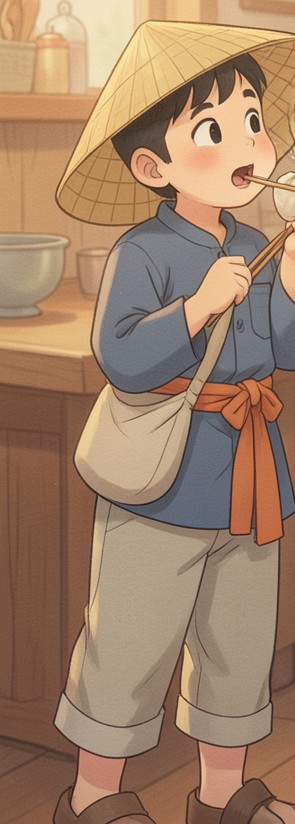
#> input picture tools/episode_maker/gpu/inputs/charsheets-v45/refs/boy_a.jpg, 295 x 824 px
$ python -i clips.py   (imports and definitions only)
#> lines starting #> are read from the running program, lines starting #| are printed output that depends on the picture; after the words box and inside, x2 and y2 are one past the last pixel; in counts of white or black regions, pixels touching at a corner belong together
### tools/episode_maker/paper/core.py
"""Paper-cut animation toolkit (PIL + numpy + OpenCV): paper textures, cut-paper sprites with
white edges and drop shadows, easing, text, a supersampled drawing canvas and an ffmpeg writer.
Everything is procedural: no sampled art, no licensed assets."""
import math, os, subprocess
import numpy as np, cv2
from PIL import Image, ImageDraw, ImageFilter, ImageFont, ImageChops, ImageOps

W, H = 1080, 1920
HERE = os.path.dirname(os.path.abspath(__file__))
ROOT = os.path.dirname(HERE)            # tools/episode_maker

PAL = dict(yellow=(236, 198, 106), cream=(255, 250, 240), orange=(217, 72, 15), peach=(255, 227, 184),
           brown=(59, 42, 26), skin=(250, 208, 178), sepia=(150, 104, 60), vermilion=(196, 44, 28),
           ink=(48, 36, 28), paper=(244, 228, 196), gold=(240, 176, 48), white=(255, 252, 244),
           sky=(150, 190, 200), wash=(120, 110, 96), bamboo=(214, 170, 96))

F_BLACK = "/usr/share/fonts/opentype/inter/Inter-Black.otf"
F_XBOLD = "/usr/share/fonts/opentype/inter/Inter-ExtraBold.otf"
F_BOLD = "/usr/share/fonts/opentype/inter/Inter-Bold.otf"
F_SERIF = "/usr/share/fonts/truetype/freefont/FreeSerifBold.ttf"
F_SERIF_I = "/usr/share/fonts/truetype/freefont/FreeSerifBoldItalic.ttf"
F_HAND = "/usr/share/fonts/truetype/crosextra/Caladea-BoldItalic.ttf"
F_HAND2 = "/usr/share/fonts/truetype/crosextra/Caladea-Italic.ttf"
_fc = {}


# [5 lines left out: function font, not called in this run]


# ------------------------------------------------------------------ easing
def c01(x):
    return min(max(x, 0.0), 1.0)


def smooth(x):
    x = c01(x)
    return x * x * (3 - 2 * x)


def out_cubic(x):
    x = c01(x)
    return 1 - (1 - x) ** 3


def in_cubic(x):
    return c01(x) ** 3


# [19 lines left out: functions out_back, out_bounce, not called in this run]


def lerp(a, b, t):
    return a + (b - a) * t


def seg(t, t0, t1):
    """0..1 progress of t inside [t0, t1]."""
    return c01((t - t0) / max(t1 - t0, 1e-6))


def step_t(t, fps):
    """Quantize time to a stepped (stop-motion) frame rate."""
    return math.floor(t * fps + 1e-6) / fps


# [7 lines left out: function hrand, not called in this run]


# ------------------------------------------------------------------ canvas
class Cv:
    """Supersampled RGBA drawing canvas; coordinates are in output pixels."""

    # [4 lines left out: function __init__, not called in this run]

    def _p(self, pts):
        return [(x * self.ss, y * self.ss) for x, y in pts]

    def _b(self, box):
        return [v * self.ss for v in box]

    # [4 lines left out: function poly, not called in this run]

    def ell(self, box, fill=None, outline=None, width=0):
        self.d.ellipse(self._b(box), fill=fill, outline=outline, width=int(width * self.ss))

    def rrect(self, box, r, fill=None, outline=None, width=0):
        self.d.rounded_rectangle(self._b(box), radius=r * self.ss, fill=fill, outline=outline, width=int(width * self.ss))

    # [7 lines left out: function line, not called in this run]

    def arc(self, box, a0, a1, fill, width):
        self.d.arc(self._b(box), a0, a1, fill=fill, width=max(1, int(width * self.ss)))

    def text(self, xy, s, fnt, fill, anchor="la", stroke=0, stroke_fill=None):
        self.d.text((xy[0] * self.ss, xy[1] * self.ss), s, font=fnt, fill=fill, anchor=anchor,
                    stroke_width=int(stroke * self.ss), stroke_fill=stroke_fill)

    def out(self, scale=1):
        size = (int(self.w * scale), int(self.h * scale))
        return self.im.resize(size, Image.LANCZOS) if size != self.im.size else self.im


# [7 lines left out: function bez, not called in this run]


def catmull(pts, n=12):
    """Smooth curve through points (Catmull-Rom)."""
    P = [pts[0]] + list(pts) + [pts[-1]]
    out = []
    for i in range(1, len(P) - 2):
        p0, p1, p2, p3 = P[i - 1], P[i], P[i + 1], P[i + 2]
        for k in range(n):
            t = k / n
            t2, t3 = t * t, t * t * t
            out.append(tuple(0.5 * ((2 * p1[j]) + (-p0[j] + p2[j]) * t + (2 * p0[j] - 5 * p1[j] + 4 * p2[j] - p3[j]) * t2 +
                                    (-p0[j] + 3 * p1[j] - 3 * p2[j] + p3[j]) * t3) for j in range(2)))
    out.append(tuple(pts[-1]))
    return out


# ------------------------------------------------------------------ textures
_tex = {}


# [40 lines left out: functions noise_field, paper_tex, paper_bg, not called in this run]


def to_rgba(im):
    return im if im.mode == "RGBA" else im.convert("RGBA")


# [10 lines left out: function tint, not called in this run]


SEPIA = dict(dark=(46, 30, 20), mid=(150, 104, 62), light=(250, 236, 204))


def sepia(im, amt=1.0):
    return tint(im, SEPIA["dark"], SEPIA["light"], SEPIA["mid"], amt)


# [81 lines left out: functions rough_edges, finish, blit, shadow_ellipse, not called in this run]


def grade_frame(img, mul=(1, 1, 1), add=(0, 0, 0)):
    a = np.asarray(img, np.float32) * np.array(mul, np.float32) + np.array(add, np.float32)
    return Image.fromarray(np.clip(a, 0, 255).astype(np.uint8))


# [29 lines left out: functions final_grain, text_sprite, wrap, not called in this run]


# ------------------------------------------------------------------ video out
class Writer:
    # [5 lines left out: function __init__, not called in this run]

    def write(self, img):
        self.p.stdin.write(img.convert("RGB").tobytes())

    def close(self):
        self.p.stdin.close(); self.p.wait()

### tools/episode_maker/paper/clips.py
"""The CODE clips of Episode 1 V4 (paper-cut legend, ink-wash map, journal, title...). Each Clip renders PIL RGB frames."""
import math, os
import numpy as np
from PIL import Image, ImageDraw, ImageFilter, ImageOps
from .core import *
from .shapes import *
from .worlds import *

FPS = 30


class Clip:
    name, dur, step = "clip", 3.0, None

    def frame(self, t, ts):
        raise NotImplementedError

    smooth_until = 0.0
    # --- horizontal 16:9 version (render_clip(..., orient="landscape")) ---
    # Default: the finished 1080x1920 frame is re-composed into 1920x1080: the sharp portrait frame (fitted to the height, or zoomed by
    # land_zoom and cropped around land_focus(t)) stands on a blurred, darkened, widened copy of itself. A clip that has its own wide
    # layout overrides frame_land(t, ts) and returns a 1920x1080 PIL image (or None to use the default).
    land_zoom = 1.0

    def land_focus(self, t):
        return 0.5

    def frame_land(self, t, ts):
        return None

    def cacheable(self, t):
        return self.step is not None and t >= self.smooth_until

    def tstep(self, t):
        return t if (not self.step or t < self.smooth_until) else step_t(t, self.step)


LW, LH = 1920, 1080
_land_cache = {}


def land_compose(img, zoom=1.0, focus=0.5):
    """Portrait frame (W x H) -> landscape frame (1920 x 1080): the sharp frame as a center column; the sides continue its backdrop
    (the frame's own left/right edge columns, stretched sideways and softened, so sky/paper/desk colors carry on) with a soft shadow."""
    key = (zoom,)
    if key not in _land_cache:
        fw = int(round(W * LH / H * zoom))                      # fitted column: full height at zoom 1, wider and cropped above
        m = Image.new("L", (LW, LH), 0)
        ImageDraw.Draw(m).rectangle(((LW - fw) // 2, 0, (LW + fw) // 2, LH), fill=255)
        glow = m.filter(ImageFilter.GaussianBlur(30)).point(lambda v: int(v * 0.40))
        yy = np.linspace(0, 1, LW)[None, :]
        edge = np.clip(np.abs(yy - 0.5) * 2, 0, 1) ** 2.2         # darker toward the outer edges
        _land_cache[key] = (fw, glow, (1 - 0.16 * edge)[..., None].astype(np.float32))
    fw, glow, fall = _land_cache[key]
    fg = img.resize((fw, int(round(H * fw / W))), Image.LANCZOS)
    y0 = int(round((fg.height - LH) * min(max(focus, 0.0), 1.0))) if fg.height > LH else 0
    fg = fg.crop((0, y0, fw, y0 + min(LH, fg.height)))
    side = (LW - fw) // 2
    # backdrop: the same frame scaled to cover the wide screen, heavily blurred and darkened (clean "blur fill", no streaks)
    sc = LW / W
    cov = img.resize((LW, int(H * sc * 0.5)), Image.BILINEAR)           # cheap: half-height copy, enough for a blurred fill
    cy0 = int((cov.height - LH * 0.5) * min(max(focus, 0.0), 1.0)) if cov.height > LH * 0.5 else 0
    cov = cov.crop((0, cy0, LW, cy0 + int(LH * 0.5))).filter(ImageFilter.GaussianBlur(14)).resize((LW, LH), Image.BICUBIC)
    bg = Image.fromarray(np.clip(np.asarray(cov, np.float32) * fall * 0.82, 0, 255).astype(np.uint8))
    bg.paste(Image.new("RGB", bg.size, (46, 32, 22)), (0, 0), glow)
    bg.paste(fg, (side, 0))
    return final_grain(bg, 0.03)


# [30 lines left out: function render_clip, not called in this run]


# ------------------------------------------------------------------ view helper (world 1080x1920 -> screen)
class View:
    def __init__(self, cx=540, cy=960, s=1.0):
        self.cx, self.cy, self.s = cx, cy, s

    def pt(self, x, y):
        return ((x - self.cx) * self.s + W / 2, (y - self.cy) * self.s + H / 2)

    # [7 lines left out: function bg, not called in this run]


def route_points():
    pts = [(120, 360), (330, 440), (560, 470), (800, 520), (930, 650), (820, 780), (560, 830), (330, 870), (200, 990), (330, 1100),
           (560, 1140), (780, 1170), (880, 1290), (780, 1400), (640, 1470), (560, 1580), (620, 1650)]
    return catmull(pts, 16)


class Route:
    def __init__(self):
        self.p = route_points()
        d = [0.0]
        for a, b in zip(self.p, self.p[1:]):
            d.append(d[-1] + math.hypot(b[0] - a[0], b[1] - a[1]))
        self.d = np.array(d)
        self.L = d[-1]

    # [7 lines left out: function at, not called in this run]


ROUTE = Route()


# [52 lines left out: functions draw_route, cam_sprite, draw_camel, not called in this run]


class C03(Clip):
    name, dur, step = "C03", 4.5, 8
    N = 4
    smooth_until = 0.58

    # [47 lines left out: functions frame, _map, not called in this run]

    def map_frame(self, ts):
        return self._map(ts)

    # [59 lines left out: functions unroll, opening, journal_open_sprite, not called in this run]


# ------------------------------------------------------------------ C04: Qinglong port
class C04(Clip):
    name, dur, step = "C04", 4.5, 8

    # [77 lines left out: functions frame, tag_sprite, not called in this run]

>>> import cv2
>>> picture = cv2.imread('../gpu/inputs/charsheets-v45/refs/boy_a.jpg', cv2.IMREAD_GRAYSCALE)
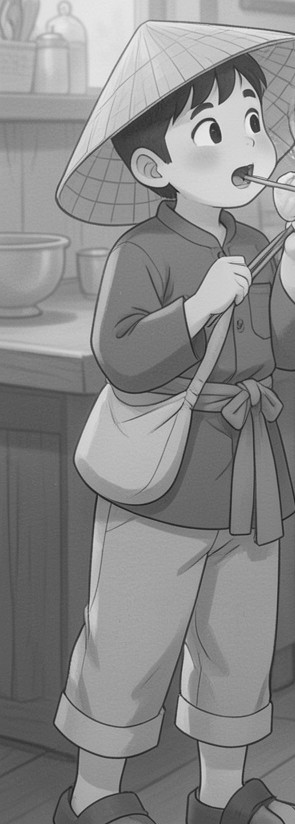
#> picture: shape (824, 295); min 27, max 248, mean 136.8
>>> result = land_compose(picture)
#> in land_compose, `m = Image.new("L", (LW, LH), 0)`: m: PIL image 1920x1080 L; every value is 0
#> in land_compose, `ImageDraw.Draw(m).rectangle(((LW - fw) // 2, 0, (LW + fw) // 2, LH), f..`:
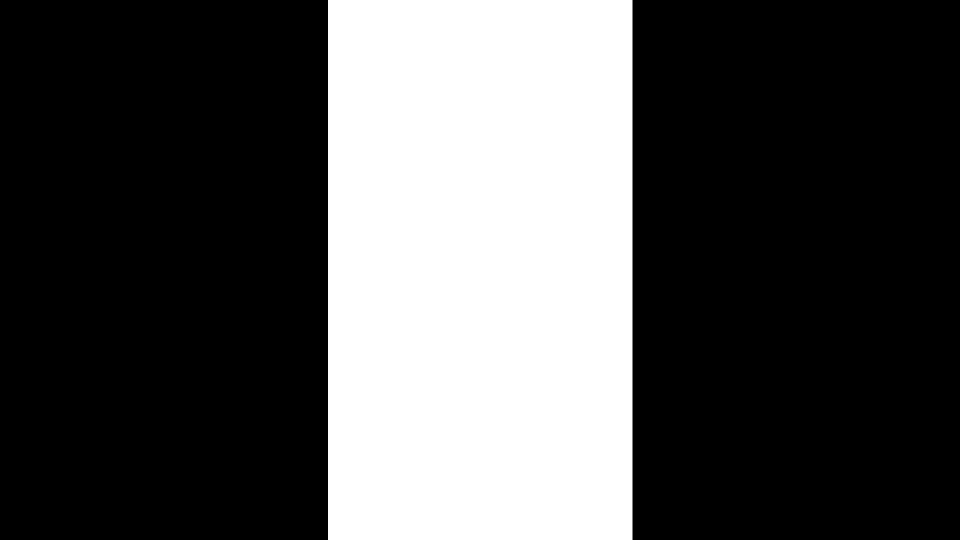
#> m: PIL image 1920x1080 L (shown at 1/2 size); 31.7% white; 1 white region, box (x1, y1, x2, y2) and area: (656, 0, 1265, 1080) 657720
#> in land_compose, `glow = m.filter(ImageFilter.GaussianBlur(30)).point(lambda v: int(v * ..`:
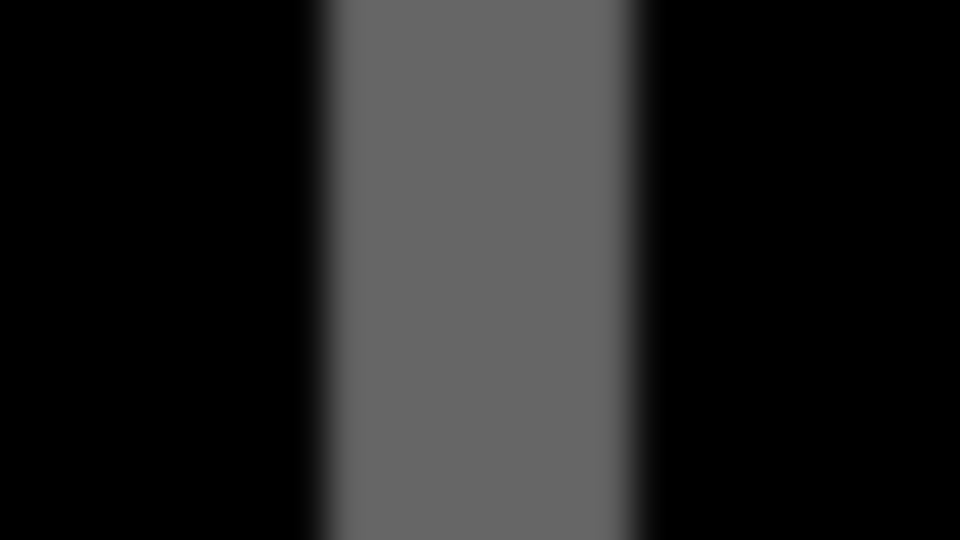
#> glow: PIL image 1920x1080 L (shown at 1/2 size); min 0, max 102, mean 32.3
#> in land_compose, `fw, glow, fall = _land_cache[key]`: fw = 608; fall = 1920 values, max 1 at index 959, min 0.84 at index 0, mean 0.95
#> (the run stopped early here; a loop or call above may not have finished)

$ run again, on tools/episode_maker/gpu/inputs/charsheets-v45/refs/grandma_a.jpg
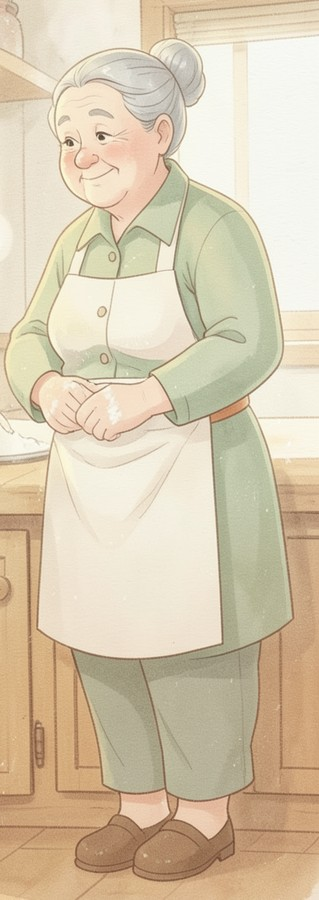
#> input picture tools/episode_maker/gpu/inputs/charsheets-v45/refs/grandma_a.jpg, 319 x 900 px
#> `picture = cv2.imread('../gpu/inputs/charsheets-v45/refs/boy_a.jpg', cv..`:
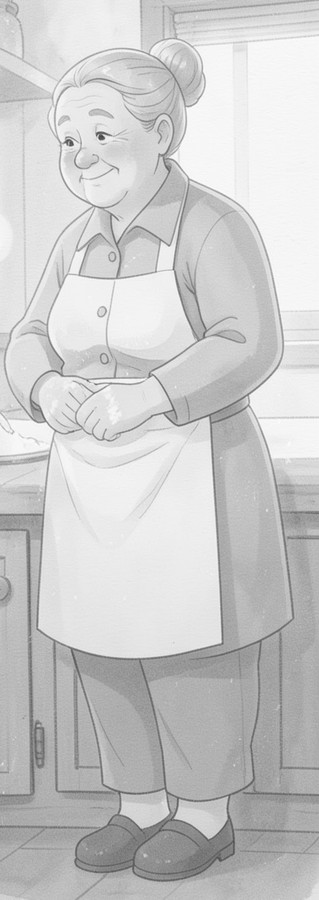
#> picture: shape (900, 319); min 62, max 255, mean 202.4
#> fw = 608; fall = 1920 values, max 1 at index 959, min 0.84 at index 0, mean 0.95
